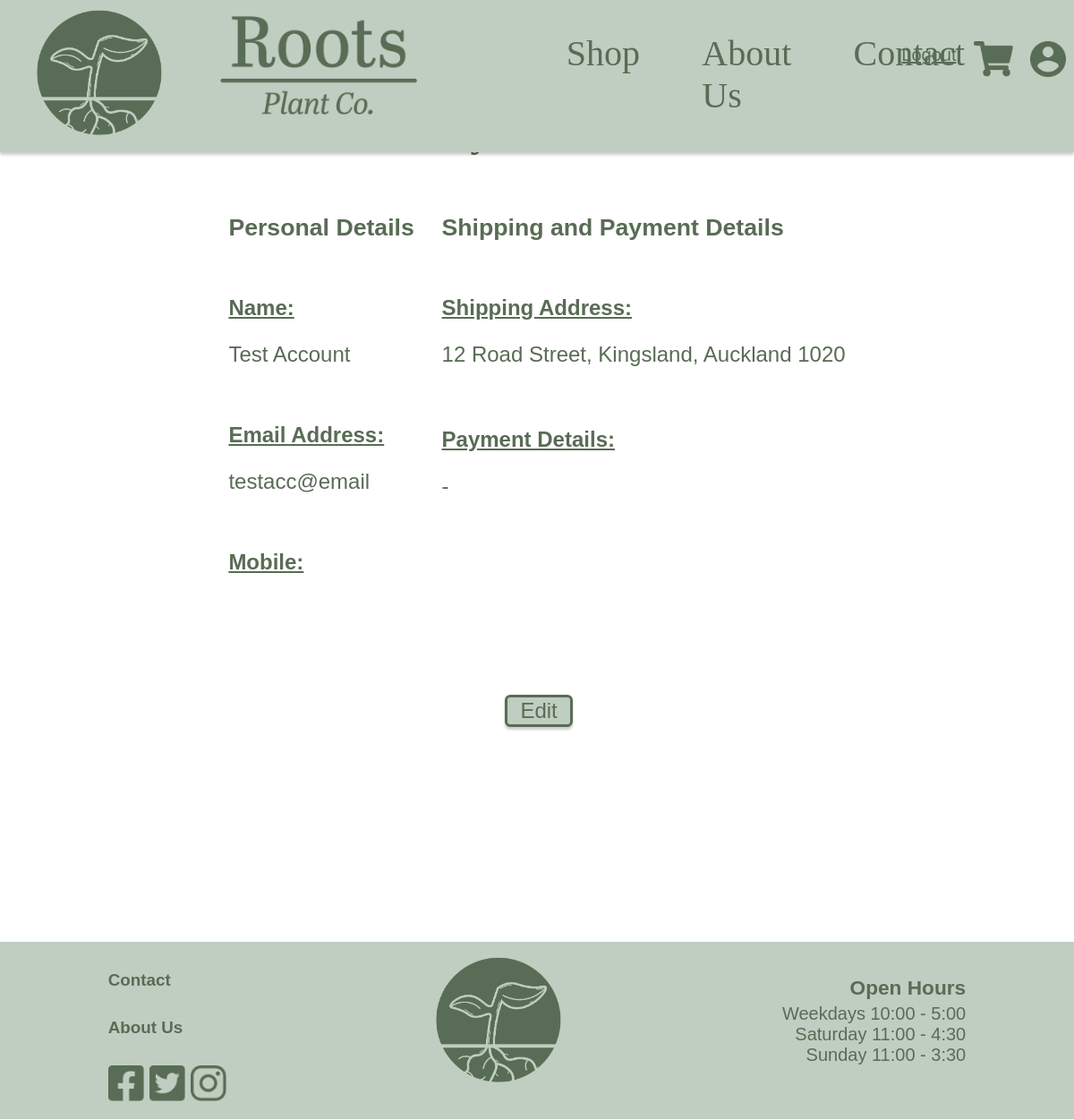
The app's page /accountDetails (signed in), older data.
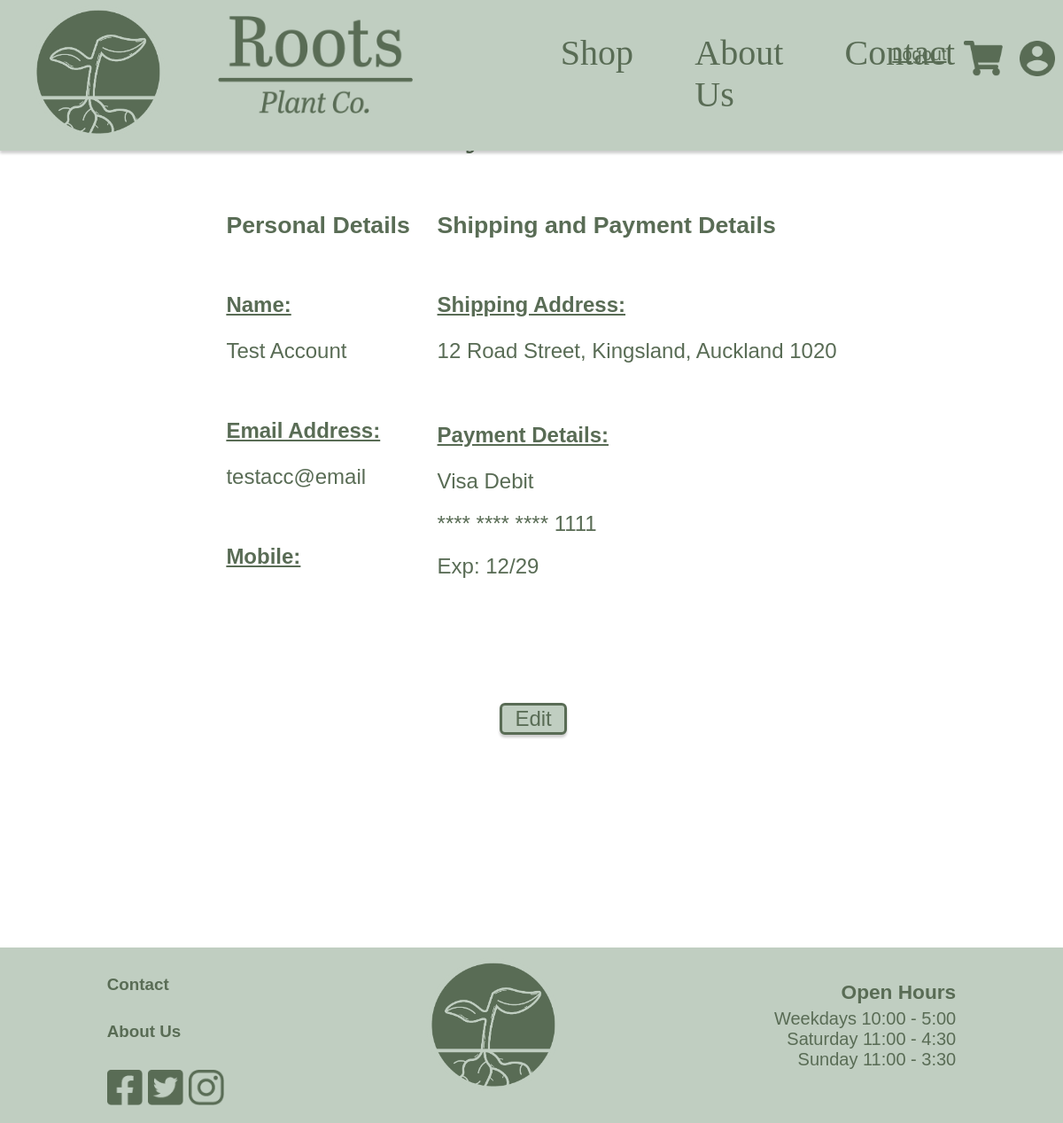
The same page, newer data.
### Website/models.py (models this page shows)
class AccountDetails(db.Model):
    __tablename__ = 'AccountDetails'
    userId = db.Column(db.Integer, db.ForeignKey('user.id'), primary_key=True)
    firstName = db.Column(db.String(150))
    lastName = db.Column(db.String(150), nullable=True)
    email = db.Column(db.String(150), nullable=True)
    mobileNo = db.Column(db.String(15), nullable=True)
    addressHouseNo = db.Column(db.String, nullable=True)
    addressStreetName = db.Column(db.String, nullable=True)
    addressSuburb = db.Column(db.String, nullable=True)
    addressCity = db.Column(db.String, nullable=True)
    addressPostCode = db.Column(db.String, nullable=True)
    paymentCardNo = db.Column(db.String(4), nullable=True)
    paymentCardCvc = db.Column(db.Integer, nullable=True)
    paymentCardExp = db.Column(db.String, nullable=True)
    user = db.relationship('User', backref=db.backref('AccountDetails', uselist=False))

### Website/views.py (the view)
@views.route('/accountDetails')
@login_required
def accountDetails():
    userId = current_user.id
    user = User.query.filter_by(id=userId).first()
    accountDetails = db.session.query(AccountDetails).filter_by(userId=userId).first()
    if accountDetails.paymentCardNo:
        masked_card = "**** **** **** " + accountDetails.paymentCardNo[-4:]
    else:
        masked_card = None
    return render_template('accountDetails.html', user=user, accountDetails=accountDetails, masked_card=masked_card)

### Website/templates/accountDetails.html (shortened to what this page needs)
{% extends "navBase.html" %}
{% block content %}
    <link rel="stylesheet" href="{{ url_for('static', filename='css/accountDetails.css') }}">
        <h3 class="myAccountHeading" align="center" >My Account</h3>
        <div class="detailsMain">
            <div class="detailsGroupBody">
                <h1>Personal Details</h1>
                <div class="detailsGroup">
                    <p class="detailsFlexLabel">Name:</p>
                    {% if accountDetails.lastName == None or accountDetails.lastName == "None" or accountDetails.lastName == "" %}
                    <h2>{{ accountDetails.firstName }} </h2>
                    {% else %}
                    <h2>{{ accountDetails.firstName }} {{ accountDetails.lastName }}</h2>
                    {% endif %}
                </div>
                <div class="detailsGroup">
                    <p class="detailsFlexLabel">Email Address:</p>
                    <h2>{{ accountDetails.email }} </h2>
                </div>
                <div class="detailsGroup">
                    <p class="detailsFlexLabel">Mobile:</p>
                </div>
            </div>
            <div class="detailsGroupBody">
                <h1>Shipping and Payment Details</h1>
                <div class="shipPayGroup">
                    <p class="detailsFlexLabel">Shipping Address:</p>
                    {% if accountDetails.addressHouseNo == None or accountDetails.addressHouseNo == "" %}
                    <h2> - </h2>
                    {% else %}
                    <h2>{{ accountDetails.addressHouseNo }} {{accountDetails.addressStreetName }}, {{accountDetails.addressSuburb }}, {{accountDetails.addressCity }} {{accountDetails.addressPostCode }}</h2>
                    {% endif %}
                </div>
                <div class="shipPayGroup">
                    <p class="detailsFlexLabel">Payment Details:</p>
                    {% if accountDetails.paymentCardNo == None or accountDetails.paymentCardNo == "" %}
                    <h2> - </h2>
                    {% else %}
                    <h2>Visa Debit </h2>
                    <h2>{{ masked_card }}</h2>
                    <h2>Exp: {{accountDetails.paymentCardExp }}</h2>
                    {% endif %}
                </div>
            </div>
        </div>
        <button type="button" align="center" class="editButton" id="editAccountDetails"><a href="/editAccountDetails">Edit</a></button>
{% endblock %}

Row changes from the older to the newer data that the page shows:
changed AccountDetails "Test": paymentCardNo empty → "1234 5678 1244 1111" (drawn); paymentCardExp (not shown) → "12/29"
Text that changed along with them:
{{ masked_card }}: (not shown) → "**** **** **** 1111"
text now shown: "Visa Debit Exp:"
